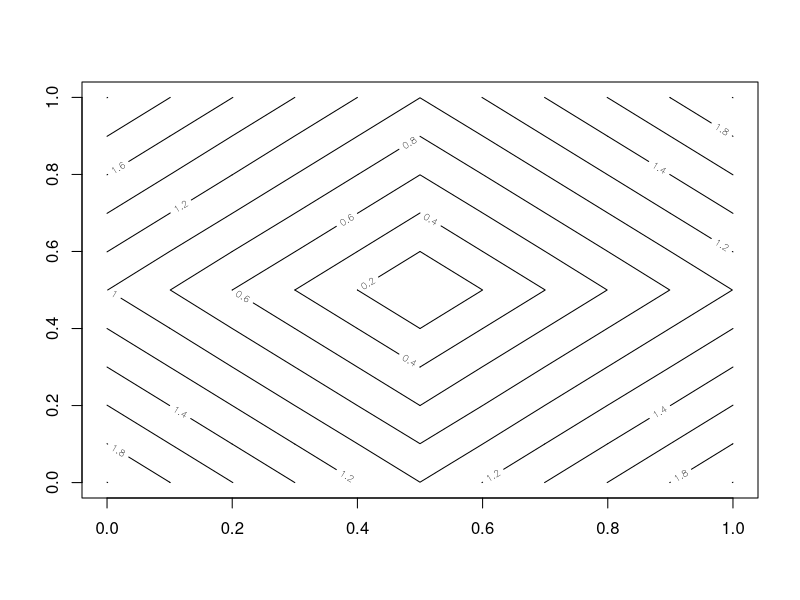
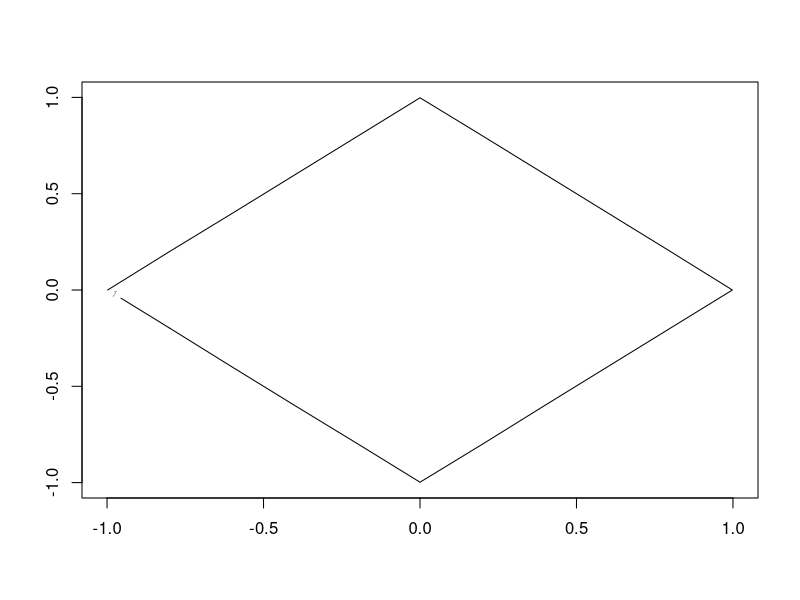

Reproduce these figures in R, in order. (Note: this script raises an error after producing the figures.)
beta1 <- seq(-1, 1, length.out = 11)
beta2 <- seq(-1,1, length.out = 11)
fconstrain <- function(beta1,beta2) abs(beta1) + abs(beta2)
z <- outer(beta1,beta2,fconstrain)
z
contour(outer(beta1,beta2,fconstrain))
contour(beta1,beta2,z,xlim = c(-1,1),ylim = c(-1,1),levels = c(1),color = "green")


install.packages("VGAM")
library(VGAM)
install.packages("MASS")
library(MASS)
beta1 <- seq(-1, 1, length.out = 11)
beta2 <- seq(-1,1, length.out = 11)
n = 50
p = 2
beta = rnorm(2,0,1)
eps = 0.1*rnorm(n,0,1)

mu = array(0,dim = c(p,1))
Segma = array(0,dim = c(p,p))
for(i in 1:p)
for(j in 1:p)
{
	Segma[i,j] = 0.5^abs(i-j)
}
X = mvrnorm(n,mu,Segma)
Y = X%*%beta + eps
floss <- function(beta1,beta2)
{
	sum = 0
	predicdiff = Y - X%*%c(beta1,beta2)
	for(i in 1:n)
	{
		sum = sum + predicdiff[i]
	}
	#sum = (Y - X%*%c(beta1,beta2))%*%(Y - X%*%c(beta1,beta2))
	sum
}
z <- outer(beta1,beta2,floss)
z
contour(outer(beta1,beta2,floss))

contour(beta1,beta2,z,xlim = c(-1,1),ylim = c(-1,1),levels = c(1),color = "green")
contour(beta1,beta2,z,xlim = c(-1,1),ylim = c(-1,1),levels = c(0.2,0.4,0.6,0.8),)
